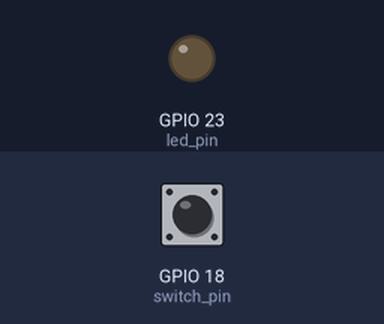
This program was run on a simulated Raspberry Pi (BCM pin numbers). Shown: output pins drawn as LEDs (lit = HIGH). The inputs (shaded band) are chosen by the test bench; at power-on: GPIO 18 (switch_pin) HIGH.

Above: at 1.2 s.
1.3 s: GPIO 18 (switch_pin) pulled LOW for 0.15 s
At 2.2 s:
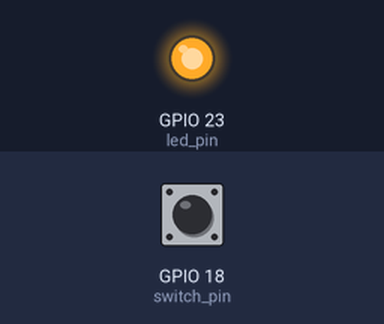
2.9 s: GPIO 18 (switch_pin) pulled LOW for 1 s
At 3.4 s:
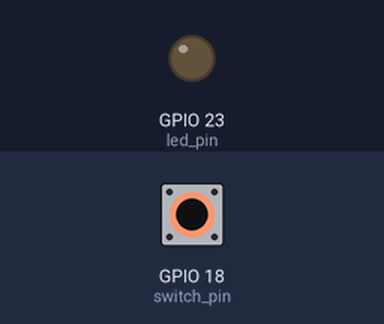
5.4 s: GPIO 18 (switch_pin) pulled LOW for 3.2 s
At 6.5 s:
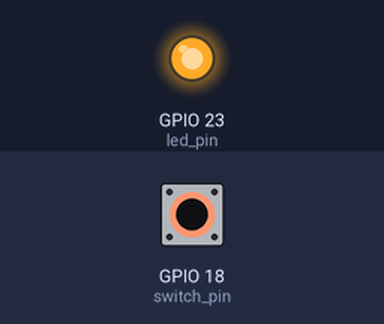
Timing chart, 0 to 8.4 s (numbered marks = the images above; inputs shaded):
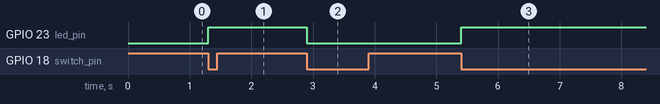

Measured:
- after the input at 1.3 s, GPIO 23 (led_pin): LOW → HIGH at once
- after the input at 2.9 s, GPIO 23 (led_pin): HIGH → LOW at once
- after the input at 5.4 s, GPIO 23 (led_pin): LOW → HIGH at once

The program:

LEDButton.py
```python
#Anthony Kelly - La Salle University - B.S. I.T. May 2017 - Spring 2017, Research, Hardware Design Theory with RbP

#this code was all handwritten. The logic was taken from here: https://thepihut.com/blogs/raspberry-pi-tutorials/27968772-turning-on-an-led-with-your-raspberry-pis-gpio-pins
# turns on the LED by the push button. So while the button is TRUE or pressed...

#combined button.py and LED.py

import RPi.GPIO as GPIO
import time

GPIO.setmode(GPIO.BCM)

switch_pin = 18
led_pin = 23

GPIO.setup(switch_pin, GPIO.IN, pull_up_down=GPIO.PUD_UP)

GPIO.setwarnings(False)
#Added by Tony Kelly

GPIO.setup(led_pin, GPIO.OUT)

led_state = False
old_input_state = True # pulled-up

while True:
    new_input_state = GPIO.input(switch_pin)
    if new_input_state == False and old_input_state == True:
        led_state = not led_state
    old_input_state = new_input_state
    GPIO.output(led_pin, led_state)
```
